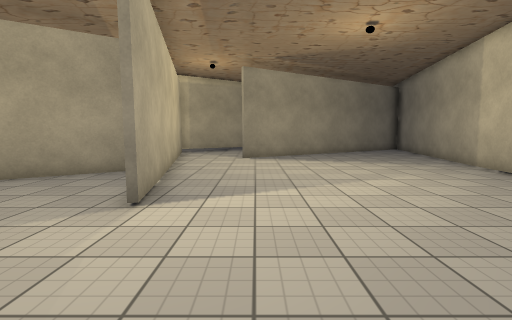
View 1 (above)

22 first-person views from a walk through a scene from a Unity 3-D project. The camera is 1.4 m above the floor, tilts 6° down and sees 85° across. The floor is counted in squares, 1 m on a side. Each view is taken from the middle of a square. On the plan, view 1 faces up. The plan holds only what a view shows up to about 14 squares ahead; the rest is blank. The place goes on beyond the plan. The player character is not drawn. Some surface patterns are stand-ins.

View 2
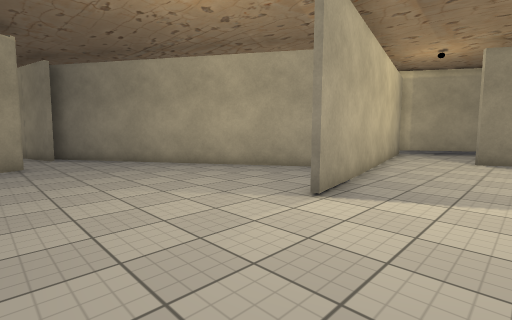

View 3
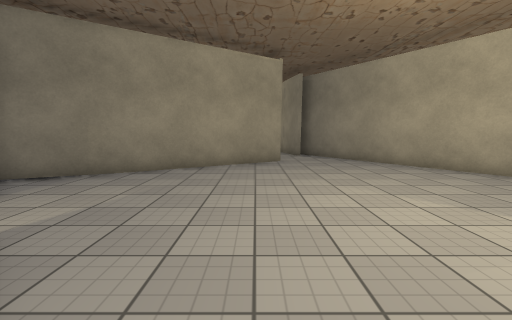

View 4
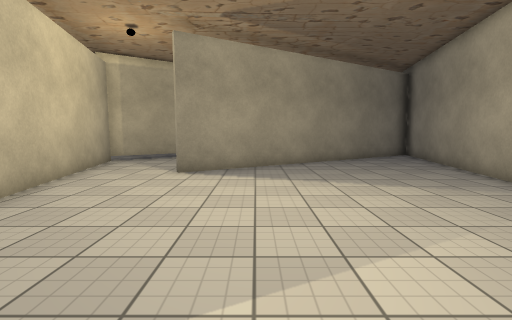

View 5
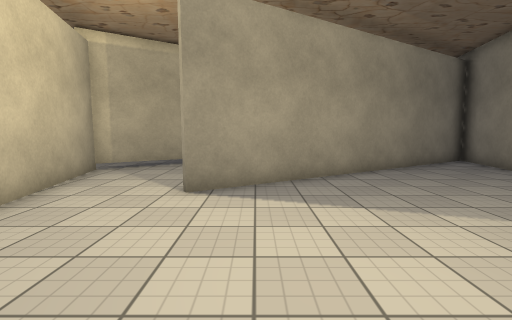

View 6
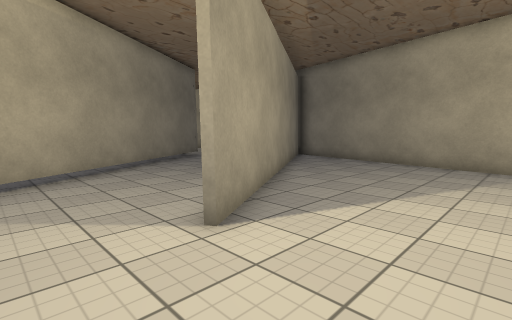

View 7
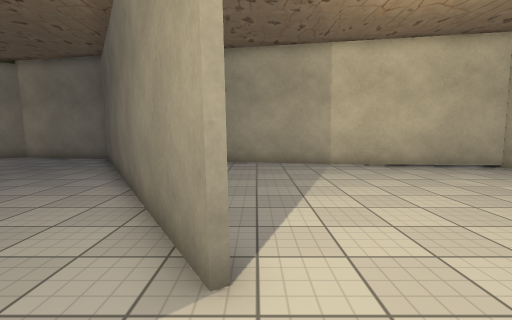

View 8
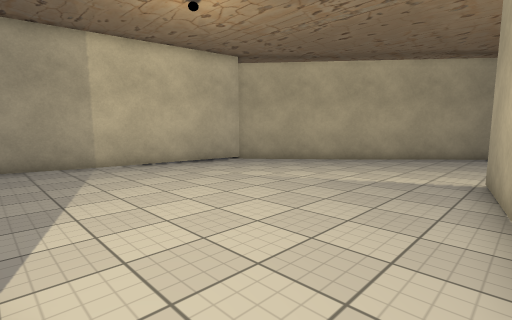

View 9
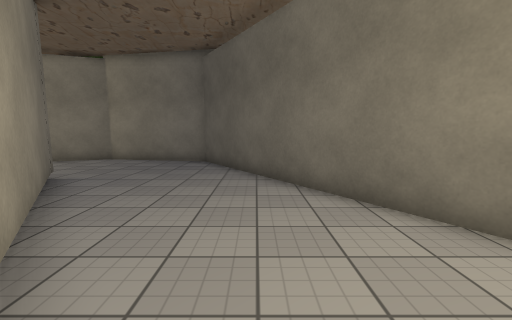

View 10
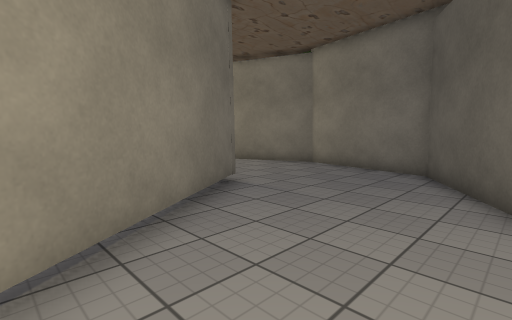

View 11
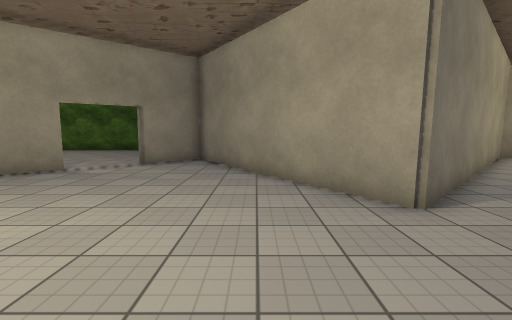

View 12
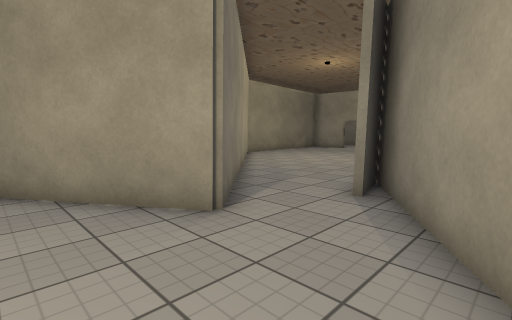

View 13
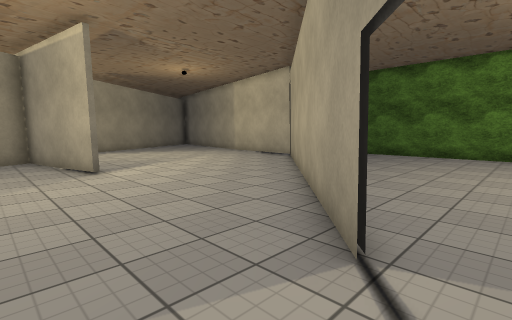

View 14
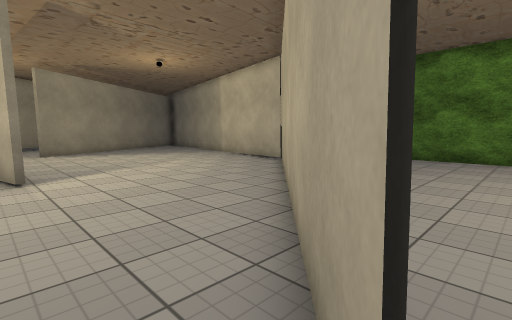

View 15
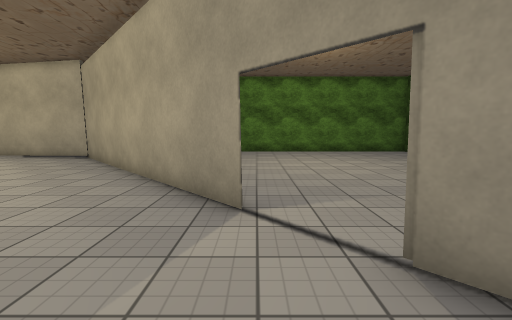

View 16
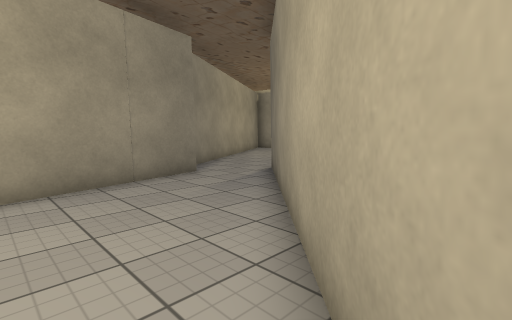

View 17
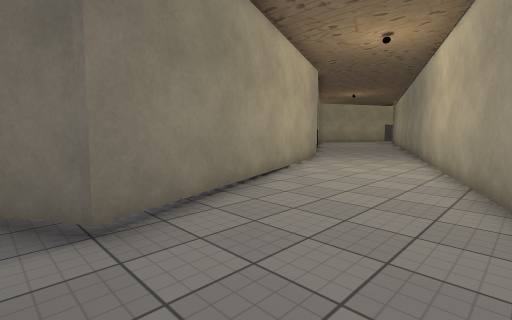

View 18
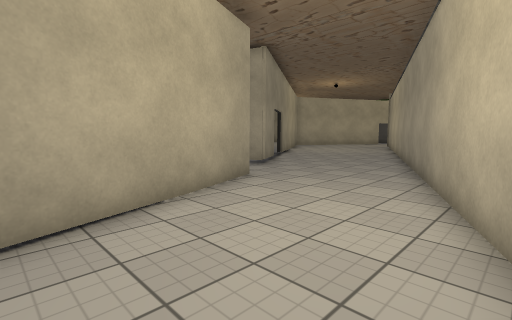

View 19
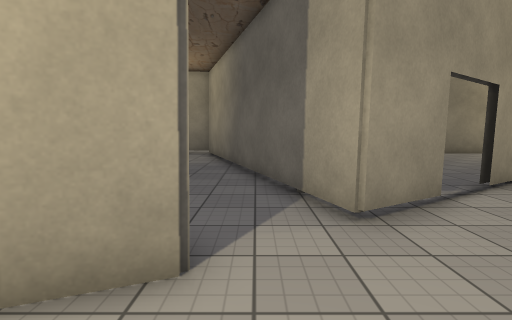

View 20
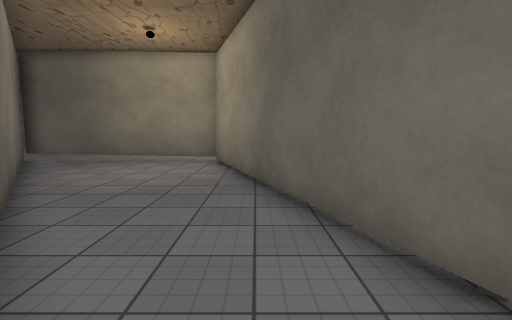

View 21
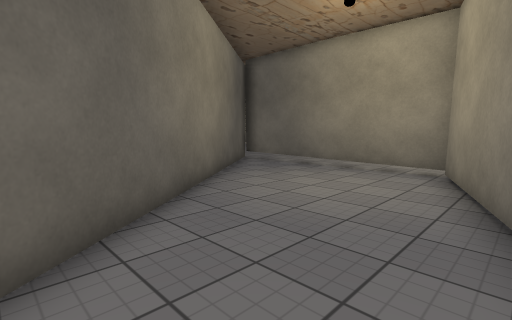

View 22
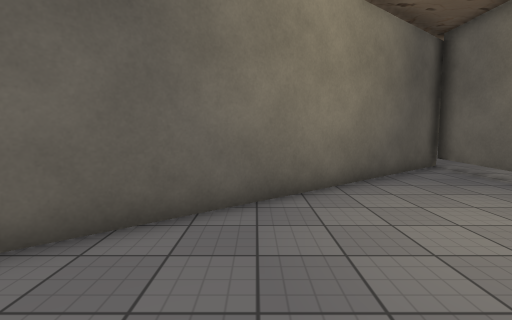

### Floor plan
Points are (right, up) in squares from view 1. A wall is a line through its corners. A room is listed if a view was taken in it or the views show most of it. See-through windows are left out.
Room 1 (views 1, 2, 3, 4, 5, 6, 7, 8, 9, 10, 11, 12, 13, 14, 15, 17, 18, 19, 20, 21)
walls: (-0.8, 14.4) (10.6, 21.3); (-2.4, 5) (-3.4, 10.3) (-16.5, 2.1); (10.8, 21.1) (-0.7, 14.2); (-2.3, -3.8) (7.4, 4.7) (11.6, 26.1) (3.9, 44.6); (-14.6, 2.3) (-15.8, 2); (1.4, 37.3) (6.1, 25) (-4.8, 18) (-2.2, 5.1); (-13.8, -0.7) (-11.9, 1.2) (-6.4, -7.3) (-4.2, -5.4); (-1.3, 41.6) (0, 39.6) (-4.7, 38); (-3, 44) (-2.6, 43.3); (-3.1, 44.5) (-2.4, 43.4)
ways out: opening at (-14.5, 0.5) to room 2; opening at (-3, 36.7) to room 3; opening at (-3, -5)
Room 2 (view 16)
walls: (-15.8, 2) (-19.8, 1.1); (-20.5, -7.3) (-13.8, -0.7)
ways out: opening at (-14.5, 0.5) to room 1
Room 3 (view 22)
walls: (-13, 35.3) (-13, 26.2) (-3.1, 33.9); (-4.7, 38) (-12.7, 35.2)
ways out: opening at (-3, 36.7) to room 1

Where each view was taken, in squares from view 1:
view 1: 0 up, 0 right, facing up
view 2: 0 up, 1 right, facing up-left
view 3: 0 up, 1 right, facing left
view 4: 5 up, 2 right, facing up
view 5: 8 up, 1 right, facing up
view 6: 11 up, 3 left, facing up-right
view 7: 14 up, 3 left, facing right
view 8: 14 up, 3 left, facing down-right
view 9: 19 up, 2 left, facing right
view 10: 19 up, 1 right, facing up-right
view 11: 6 up, 9 left, facing down
view 12: 5 up, 9 left, facing down-left
view 13: 5 down, 5 left, facing up-right
view 14: 4 down, 3 left, facing up-right
view 15: 4 down, 7 left, facing right
view 16: 6 down, 20 left, facing up-right
view 17: 24 up, 10 right, facing up-left
view 18: 31 up, 8 right, facing up-left
view 19: 38 up, 4 right, facing left
view 20: 37 up, 0 right, facing left
view 21: 37 up, 3 left, facing down-left
view 22: 37 up, 6 left, facing down
